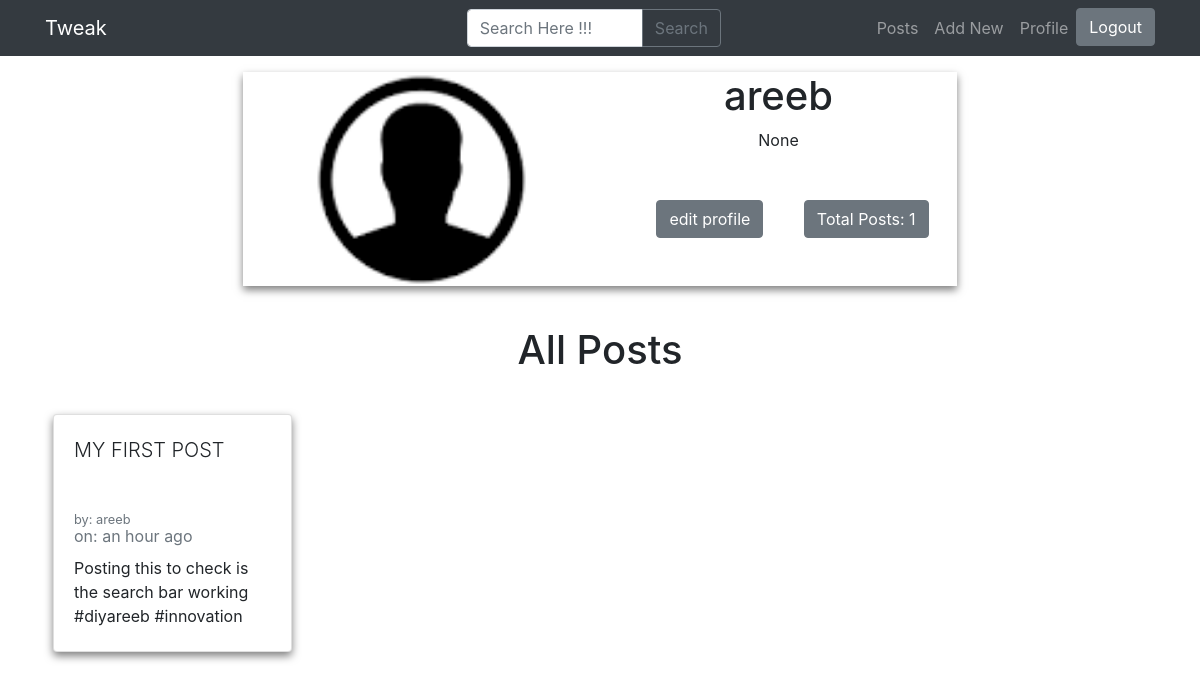
/profile/areeb (signed in), run on an earlier commit of the app's database.
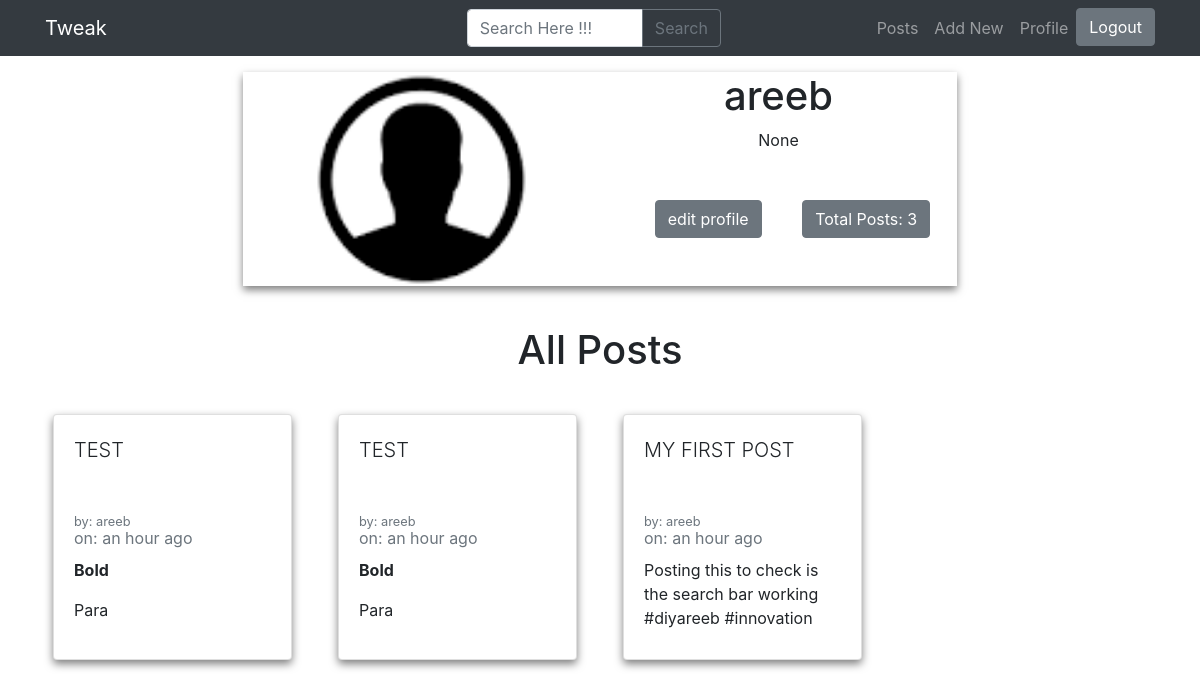
And on a later commit of the database.
### app.py (models this page shows)
class User(UserMixin, db.Model):
    id = db.Column(db.Integer, primary_key=True)
    username = db.Column(db.String(15), unique=True)
    email = db.Column(db.String(50), unique=True)
    password = db.Column(db.String(80))
    admin = db.Column(db.Boolean, unique=False, default=False)
    profile_picture = db.Column(db.String(70), nullable=False, default='url_for(\'static\',filename=\'default.png\')')
    about = db.Column(db.String(120), unique=False)
    def __repr__(self):
        return (self.username)

class Posts(db.Model):
    id = db.Column(db.Integer, primary_key=True)
    post_id = db.Column(db.String(30), nullable=False)
    post_by = db.Column(db.String(15), nullable=False)
    post_title = db.Column(db.String(80), nullable=False)
    post_body = db.Column(db.String(25000), nullable=False)
    post_created = db.Column(db.DateTime, default = datetime.utcnow)

### app.py (the view, shortened to what this page needs)
@app.route('/profile/<string:pro>')
@login_required
def dashboard(pro):
    user = User.query.filter_by(username=pro).first()
    posts = Posts.query.filter_by(post_by=pro).order_by(desc(Posts.post_created)).all()
    Total = Posts.query.filter_by(post_by=pro).order_by(Posts.post_created).count()
    if (user):
        image_file = user.profile_picture
        currentuser = User.query.filter_by(username=pro).one()
        return render_template('profile.html',
                                total=Total,
                                posts=posts,
                                admin=current_user.admin,
                                image_file = image_file,
                                name = str(current_user.username),
                                profile = str(currentuser),
                                about=user.about
                                )

### app.py (called while the page is built)
@login_manager.user_loader
def load_user(user_id):
    return User.query.get(int(user_id))

### filters.py (called while the page is built)
def datetimeformat(date_str):
    dt = arrow.get(date_str)
    return dt.humanize()

### templates/profile.html (shortened to what this page needs)
{% extends "base.html" %}
{% block nav %}
<li>
<a href="{{ url_for('logout') }}">
  <button type="button" class="btn btn-secondary d-flex nav-item">Logout</button>
</a>
</li>
{% endblock %}
{% block body %}
<div class="container mt-16 mb-24 ">
      <div class="row">
        <div class="col-lg-8 mx-auto d-lg-block d-md-none d-none">
          <div class="h-auto m-2 w-auto text-center" style=" box-shadow: 0 4px 8px 0 rgba(0, 0, 0, 0.5);">
            <div class="container flow-root ">
              <div class="row">
                <div class="col-lg-6 p-0">
                  <div class="inline-block w-full h-full content-center object-cover relative" style=" background-color: black;">
                    <img src="{{ image_file }}" alt="{{ profile }}" class="absolute top-0 left-0 w-full h-full object-cover">
                  </div>
                </div>
                <div class="col-lg-6">
                  <div class="text-center w-full inline-block">
                    <h1>{{ profile }}</h1>
                    <p class="mx-1" >{{ about }}</p>
                    {% if name == profile %}
                    <p><a href="{{ url_for('update',idp=current_user.username) }}">
                      <button class="btn btn-secondary m-8">edit profile</button></a>
                      <button class="btn btn-secondary m-1">Total Posts: {{ total }}</button>
                    </p>
                      {% else %}
                        <p>
                          <button class="btn btn-secondary m-8">Total Posts: {{ total }}</button>
                        </p>
                    {% endif %}
                  </div>
                </div>
              </div>
            </div>
          </div>
        </div>
      </div>
    <div class="row mt-8">
            <div class="col-lg-12 text-center">
              <h1>All Posts</h1></div>
              {% if posts|length < 1 %}
              <h2 class="text-center">Nothing Posted Yet</h2>
            {% else %}
            {% for post in posts %}
              <div class="col-lg-3 mt-3">
                <a href="{{ url_for('post', postid=post.post_id) }}">
                  <div class="card h-100 m-2 mb-3 mt-3" style="box-shadow: 0 4px 8px 0 rgba(0, 0, 0, 0.5); ">
                    <div class="card-body" style="position:relative;">
                      <p class="card-title text-uppercase lead" style="overflow: hidden; position: relative; height: 30%;  max-height: 15ch;">
                        {{ post.post_title }}
                      </p>
                      <small class="card-subtitle mb-2 text-muted">by: {{ post.post_by }}</small>
                      <p class="card-subtitle mb-2 text-muted">on: {{ post.post_created | datetimeformat }}</p>
                      <p class="card-text" style="overflow: hidden;  max-height: 14ch;"> {{ post.post_body | safe }} </p>
                    </div>
                  </div>
                </a>
              </div>
            {% endfor %}
        {% endif %}
    </div>
  </div>
{% endblock %}

### templates/base.html (shortened to what this page needs)
<!DOCTYPE html>
<html lang="en">
<head>
    <link href="https://unpkg.com/tailwindcss@^1.0/dist/tailwind.min.css" rel="stylesheet">
    <link rel="stylesheet" href="https://stackpath.bootstrapcdn.com/bootstrap/4.5.0/css/bootstrap.min.css">
</head>
<body>
 <nav class="navbar navbar-expand-lg navbar-dark bg-dark fixed-top">
    <div class="container">
      <a class="navbar-brand">Tweak</a>
      <div class="collapse navbar-collapse" id="navbarResponsive">
        <form class="form" action="/search" method="POST">
        <div class="input-group">
              <input type="text" name="search" id="livebox" class="form-control col-lg-6" placeholder="Search Here !!!">
              <div class="input-group-append">
              <button class="btn btn-outline-secondary" type="submit">Search</button>
              </div>
        </div>
      </form>
        <ul class="navbar-nav ml-auto">
          <li class="nav-item">
            <a class="nav-link" href="{{ url_for('posts') }}">Posts</a>
          </li>
          <li class="nav-item">
            <a class="nav-link" href="{{ url_for('addpost') }}">Add New</a>
          </li>
          <li class="nav-item">
            <a class="nav-link" href="{{ url_for('dashboard',pro=current_user.username) }}">Profile
            </a>
          </li>
       {% block nav %} {% endblock %}
        </ul>
      </div>
    </div>
  </nav>
    {% block body %} {% endblock %}
  </body>
</html>

### templates/base.html (style rules this page uses)
a, a:hover, a:focus, a:active { text-decoration: none; color: inherit; }

What changed in the data, as far as the page shows it:
added Posts: post_title "TEST", post_by "areeb", post_created "an hour ago", post_body "Bold Para"
added Posts: post_title "TEST", post_by "areeb", post_created "an hour ago", post_body "Bold Para"
Also different on the page:
{{ total }}: "1" → "3"
